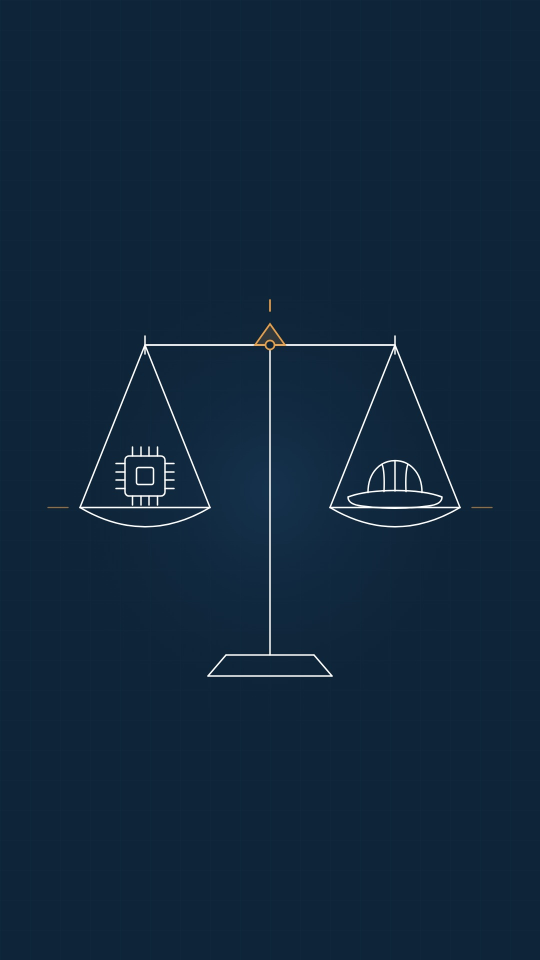
#> input picture recursos/img/historias/balanza-ia-ingenieria.jpg, 1080 x 1920 px (shown at 1/2 size)
$ python perfil-acero-acabado.py ../balanza-ia-ingenieria.jpg ../bts-grabacion-A.jpg
#> lines starting #> are read from the running program, lines starting #| are printed output that depends on the picture
# -*- coding: utf-8 -*-
"""
Acabado del perfil de acero tipo I (10-sep-2026).

Esta pieza SI se genera, al reves que las tres anteriores: el encargo pide
profundidad de campo e iluminacion de estudio, que son propiedades de una
foto. Dibujarla en vector habria ignorado dos de las cuatro cosas que pedia.
Con 3,11 creditos en Higgsfield -y 2 por tirada- hubo una sola oportunidad,
asi que el prompt cargaba de una vez las dos trampas conocidas de la serie:
"fills the entire frame edge to edge, no bands, no letterbox" y "no text, no
numbers, no labels". Las dos funcionaron: la foto vino a sangre (el mayor
salto entre filas contiguas es 1,9) y sin una palabra legible.

Lo que NO salio bien es el encuadre. El acero ocupa del 4% al 75% del alto,
asi que la franja superior de Instagram queda tomada por el ala desenfocada:
desviacion 80 y brillo 80, la peor de toda la serie. La inferior, en cambio,
sale impecable -desviacion 5,4, brillo 23,5-.

No se puede recortar para arreglarlo: la foto ya viene casi en 9:16 (0,558
frente a 0,5625), asi que no sobra alto por ningun lado, y cualquier recorte
que conserve la testa enfocada vuelve a dejar el acero pegado arriba.

La variante B apaga el ala hacia el azul de la casa con un fundido que
termina justo donde empieza la parte enfocada, para no tocar el sujeto. No es
un parche: es la caida de luz que tendria un plato de estudio con una sola
fuente, y deja la franja superior limpia.

Uso:  python3 perfil-acero-acabado.py <origen.png> <destino/>
"""
import sys, pathlib
import numpy as np
from PIL import Image

NAVY = np.array([0x0E, 0x24, 0x38], dtype=float)
SALIDA = (1080, 1920)

APAGA_DESDE = 0.250    # por encima de aqui, azul liso (la franja de Instagram)
APAGA_HASTA = 0.345    # aqui empieza la testa enfocada: no se toca


def _a_9_16(arr):
    h, w = arr.shape[:2]
#> h = 1920; w = 1080
    alto = round(w * 16 / 9)
#> alto = 1920
    if h > alto:
        arr = arr[:alto]
    elif h < alto:
        ancho = round(h * 9 / 16)
        x0 = (w - ancho) // 2
        arr = arr[:, x0:x0 + ancho]
    return Image.fromarray(np.clip(arr, 0, 255).astype(np.uint8)).resize(SALIDA, Image.LANCZOS)
#> returned value is the input picture: PIL image 1080x1920 RGB; mean R, G, B 16.5, 38.7, 59.6


def apaga_arriba(src):
    """Fundido suave del ala desenfocada hacia el azul. Curva suavizada
    (3t^2-2t^3): con una rampa recta se ve el canto del fundido."""
    h = src.shape[0]
#> h = 1920
    y = np.arange(h) / h
#> y = 1920 values from 0 to 0.999
    t = np.clip((y - APAGA_DESDE) / (APAGA_HASTA - APAGA_DESDE), 0, 1)
#> t = 1920 values from 0 to 1
    peso = 1.0 - (3 * t**2 - 2 * t**3)          # 1 arriba, 0 en la zona nitida
    return src * (1 - peso)[:, None, None] + NAVY * peso[:, None, None]
#> returned value: shape (1920, 1080, 3) float64


if __name__ == '__main__':
    origen, destino = sys.argv[1], pathlib.Path(sys.argv[2])
    destino.mkdir(parents=True, exist_ok=True)
    src = np.asarray(Image.open(origen).convert('RGB')).astype(float)
    _a_9_16(src.copy()).save(destino / 'perfil-acero-A.jpg', quality=93, subsampling=1)
    _a_9_16(apaga_arriba(src)).save(destino / 'perfil-acero-B.jpg', quality=93, subsampling=1)

    for nombre in ('perfil-acero-A.jpg', 'perfil-acero-B.jpg'):
        g = np.asarray(Image.open(destino / nombre).convert('RGB')).astype(float).mean(axis=2)
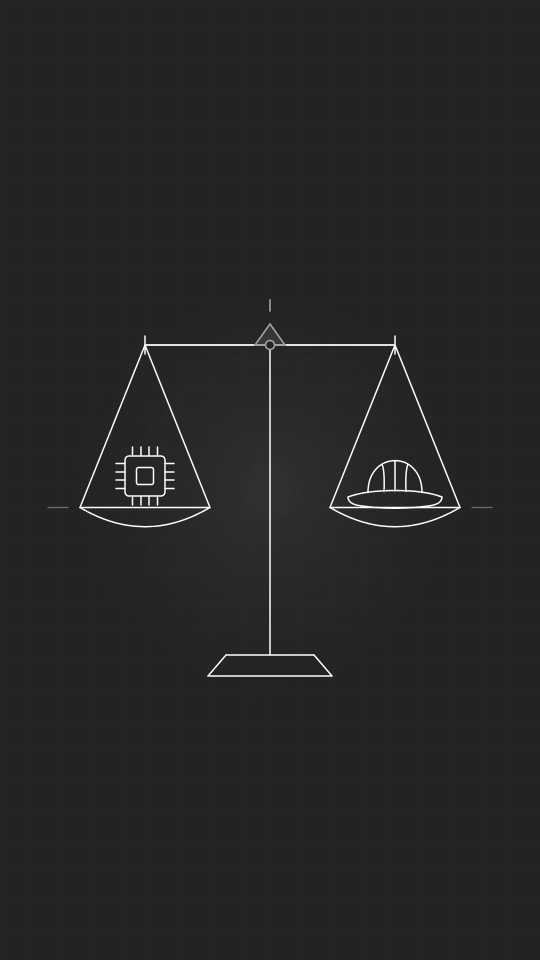
#> g: shape (1920, 1080) float64 (shown at 1/2 size); min 20.67, max 255, mean 38.2
        b = int(g.shape[0] * 0.25)
#> b = 480
        print('  %s   superior desv %5.1f brillo %5.1f   inferior desv %5.1f brillo %5.1f'
              % (nombre, g[:b].std(), g[:b].mean(), g[-b:].std(), g[-b:].mean()))
#|   perfil-acero-A.jpg   superior desv   0.6 brillo  35.7   inferior desv   0.6 brillo  35.7
